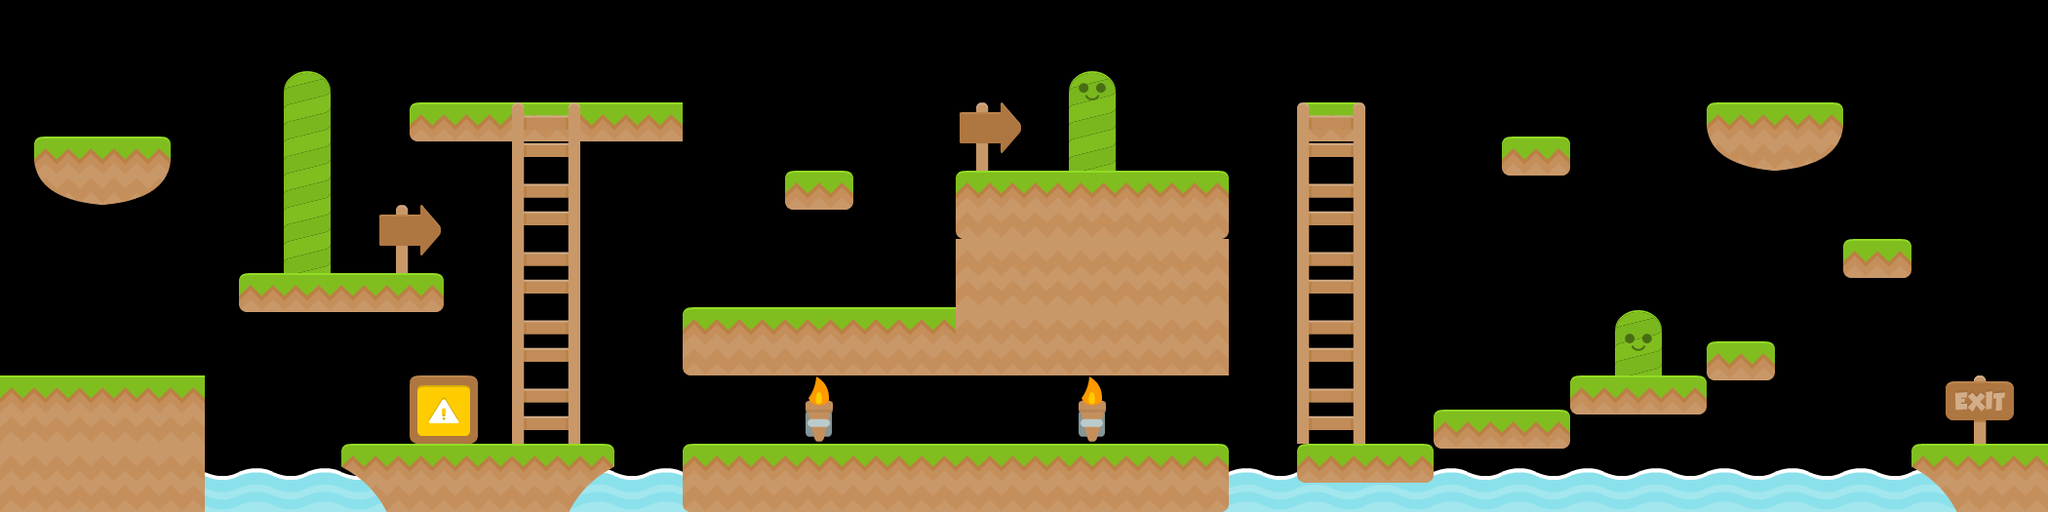

Rendered tile map (Tiled .tmx) drawn with the repository's tilesets; below, a short description and the map source with its tile grids summarised:
An orthogonal 60x15 tile map with 35x35 px tiles, 5 tile layers (Background Images, Platforms, Ladders, Enemies, ...).

<map version="1.0" orientation="orthogonal" renderorder="right-down" width="60" height="15" tilewidth="35" tileheight="35" nextobjectid="1">
 <tileset firstgid="1" name="Platformer" tilewidth="70" tileheight="70" spacing="2" margin="2" tilecount="196" columns="14">
  <image source="tileset.png" width="1024" height="1024" />
 </tileset>
 <layer name="Background Images" width="60" height="15">
  <data>[900 cells, 29 non-empty, 8 distinct tile ids]</data>
 </layer>
 <layer name="Platforms" width="60" height="15">
  <data>[900 cells, 58 non-empty, 12 distinct tile ids]</data>
 </layer>
 <layer name="Ladders" width="60" height="15">
  <data>[900 cells, 10 non-empty, 2 distinct tile ids]</data>
 </layer>
 <layer name="Enemies" width="60" height="15">
  <data>[900 cells, 1 non-empty, 1 distinct tile ids]</data>
 </layer>
 <layer name="Triggers" width="60" height="15">
  <data>[900 cells, 1 non-empty, 1 distinct tile ids]</data>
 </layer>
</map>
